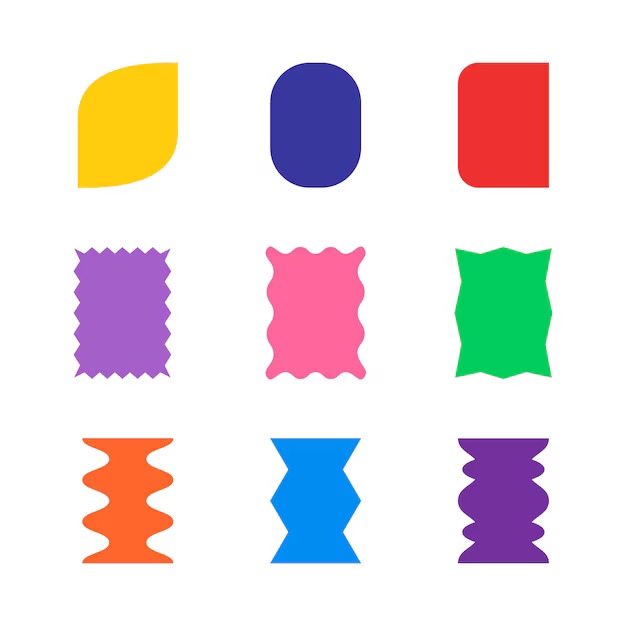
#> input picture Computer Vision/images/shapes.jpg, 626 x 626 px
$ jupyter execute contour.ipynb
#> lines starting #> are read from the running program, lines starting #| are printed output that depends on the picture; after the words box and inside, x2 and y2 are one past the last pixel; in counts of white or black regions, pixels touching at a corner belong together
[cell 1]
import cv2
import matplotlib.pyplot as plt

[cell 2]
image = cv2.imread("../images/shapes.jpg")
#> image is the input picture: shape (626, 626, 3); mean B, G, R 223.5, 221, 230

image_rgb = cv2.cvtColor(image, cv2.COLOR_BGR2RGB)

image_gray = cv2.cvtColor(image, cv2.COLOR_BGR2GRAY)
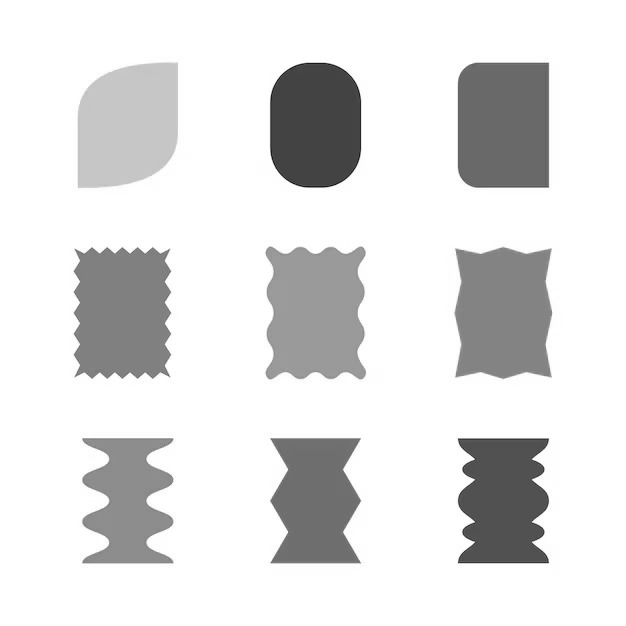
#> image_gray: shape (626, 626); min 14, max 255, mean 224

[cell 3]
plt.imshow(image_rgb)

[cell 4]
gray = cv2.Canny(image_gray, 80, 150)
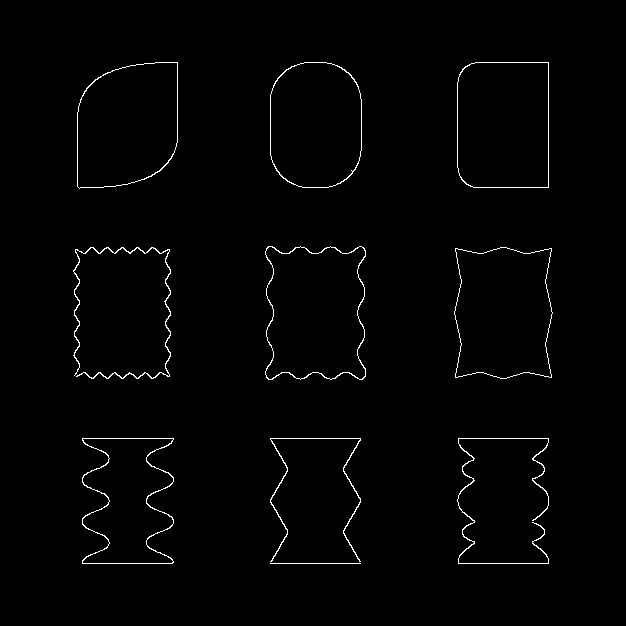
#> gray: shape (626, 626); 1.2% white in thin lines or dots, all inside (x1, y1, x2, y2) = (73, 62, 553, 564)

plt.imshow(gray, cmap='grey')

[cell 5]
contours, hierarchy = cv2.findContours(gray, cv2.RETR_LIST, cv2.CHAIN_APPROX_SIMPLE)
#> contours = 16 contours, 1 with area under 20; largest, box (x1, y1, x2, y2) and area: (265, 246, 366, 380) 11587, (265, 246, 366, 380) 11453, (454, 247, 553, 379) 11239, (454, 247, 553, 379) 11237, (457, 62, 549, 188) 11181

#MODE - hierarchy relationship between contours
# method - contours points are stored.

contour_image = image.copy()
cv2.drawContours(contour_image, contours, -1, (0, 255, 0), 5)
#> contour_image: shape (626, 626, 3); 7.46% of pixels changed, all inside (x1, y1, x2, y2) = (70, 59, 556, 567)

plt.figure(figsize=(10,5))
plt.subplot(1,3,1)
plt.imshow(cv2.cvtColor(image, cv2.COLOR_BGR2RGB))
plt.title("Original image")

plt.subplot(1,3,2)
plt.imshow(gray, cmap='grey')
plt.title("maks")

plt.subplot(1,3,3)
plt.imshow(cv2.cvtColor(contour_image, cv2.COLOR_BGR2RGB))
plt.title("Contours image")

plt.show()

[cell 6]
retval, binary = cv2.threshold(image_gray, 200, 255, cv2.THRESH_BINARY)
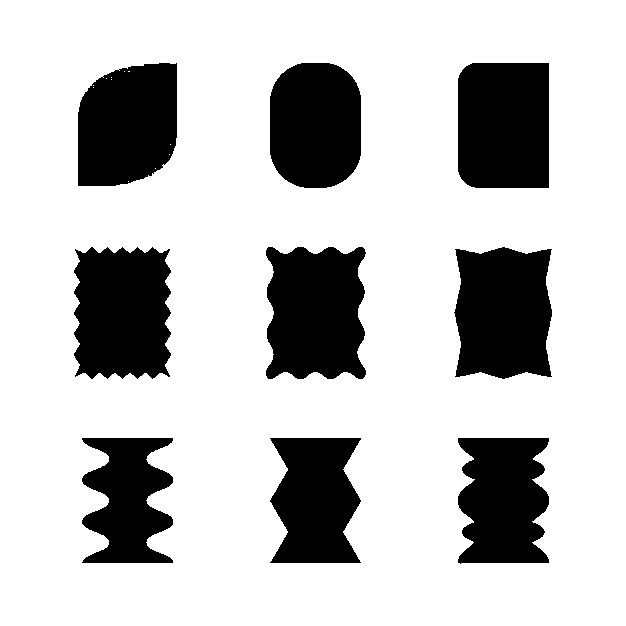
#> binary: shape (626, 626); 76.3% white; 9 black regions

plt.imshow(binary, cmap='grey')

contours, hierarchy = cv2.findContours(binary, cv2.RETR_LIST, cv2.CHAIN_APPROX_SIMPLE)
#> contours = 21 contours, 11 with area under 20; largest, box (x1, y1, x2, y2) and area: (0, 0, 626, 626) 390625, (265, 246, 367, 380) 11725, (73, 246, 172, 380) 11592, (453, 246, 553, 380) 11496, (457, 62, 550, 189) 11406

#MODE - hierarchy relationship between contours
# method - contours points are stored.

contour_image = image.copy()
cv2.drawContours(contour_image, contours, -1, (0, 255, 0), 5)
#> contour_image: shape (626, 626, 3); 9.86% of pixels changed, all inside (x1, y1, x2, y2) = (0, 0, 626, 626)

plt.figure(figsize=(10,5))
plt.subplot(1,3,1)
plt.imshow(cv2.cvtColor(image, cv2.COLOR_BGR2RGB))
plt.title("Original image")

plt.subplot(1,3,2)
plt.imshow(binary, cmap='grey')
plt.title("maks")

plt.subplot(1,3,3)
plt.imshow(cv2.cvtColor(contour_image, cv2.COLOR_BGR2RGB))
plt.title("Contours image")

plt.show()

[cell 7]
import numpy as np

lower_bound = np.array([120, 80, 0], dtype=np.uint8)
upper_bound = np.array([160, 185, 255], dtype=np.uint8)

image_rgb = cv2.cvtColor(image, cv2.COLOR_BGR2RGB)
image_hsv = cv2.cvtColor(image, cv2.COLOR_BGR2HSV)
#> image_hsv: shape (626, 626, 3); mean H, S, V 26.1, 46.9, 246

mask = cv2.inRange(image_hsv, lower_bound, upper_bound)
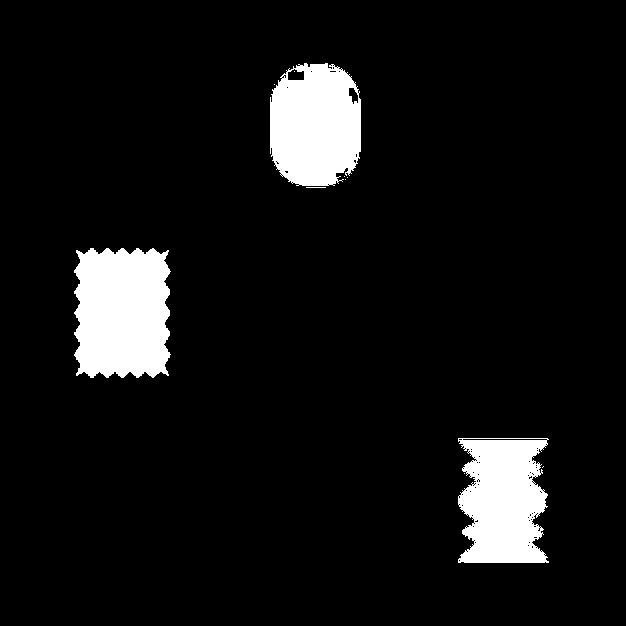
#> mask: shape (626, 626); 7.6% white; 11 white regions (7 under 20 px)

plt.imshow(mask, cmap='grey')

contours, hierarchy = cv2.findContours(mask, cv2.RETR_LIST, cv2.CHAIN_APPROX_SIMPLE)
#> contours = 120 contours, 114 with area under 20; largest, box (x1, y1, x2, y2) and area: (74, 248, 171, 378) 10966, (270, 63, 361, 186) 9385, (458, 438, 549, 563) 9084, (462, 438, 548, 441) 168, (287, 68, 305, 81) 166, (348, 87, 359, 105) 112

#MODE - hierarchy relationship between contours
# method - contours points are stored.

contour_image = image.copy()
cv2.drawContours(contour_image, contours, -1, (0, 255, 0), -1)
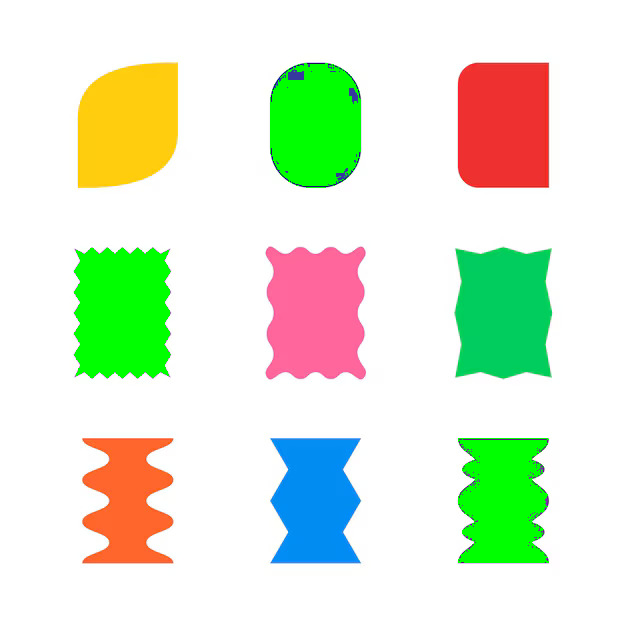
#> contour_image: shape (626, 626, 3); 7.6% of pixels changed, all inside (x1, y1, x2, y2) = (74, 63, 549, 563)

plt.figure(figsize=(10,5))
plt.subplot(1,3,1)
plt.imshow(cv2.cvtColor(image, cv2.COLOR_BGR2RGB))
plt.title("Original image")

plt.subplot(1,3,2)
plt.imshow(binary, cmap='grey')
plt.title("maks")

plt.subplot(1,3,3)
plt.imshow(cv2.cvtColor(contour_image, cv2.COLOR_BGR2RGB))
plt.title("Contours image")

plt.show()
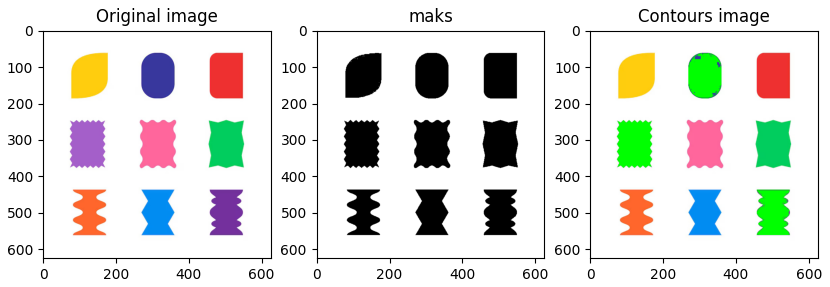
#> figure drawn by matplotlib, 3 panels

[cell 8]
import numpy as np

lower_bound = np.array([200], dtype=np.uint8)
upper_bound = np.array([255], dtype=np.uint8)

image_rgb = cv2.cvtColor(image, cv2.COLOR_BGR2RGB)
image_hsv = cv2.cvtColor(image, cv2.COLOR_BGR2HSV)
image_grey = cv2.cvtColor(image, cv2.COLOR_BGR2GRAY)

mask = cv2.inRange(image_grey, lower_bound, upper_bound)
#> mask: shape (626, 626); 76.3% white; 9 black regions

plt.imshow(mask, cmap='grey')

contours, hierarchy = cv2.findContours(mask, cv2.RETR_LIST, cv2.CHAIN_APPROX_SIMPLE)
#> contours = 32 contours, 22 with area under 20; largest, box (x1, y1, x2, y2) and area: (0, 0, 626, 626) 390625, (265, 246, 367, 380) 11721, (73, 246, 172, 380) 11589, (453, 246, 553, 380) 11490, (457, 62, 550, 189) 11406

#MODE - hierarchy relationship between contours
# method - contours points are stored.

contour_image = image.copy()
cv2.drawContours(contour_image, contours, -1, (0, 255, 0), 5)
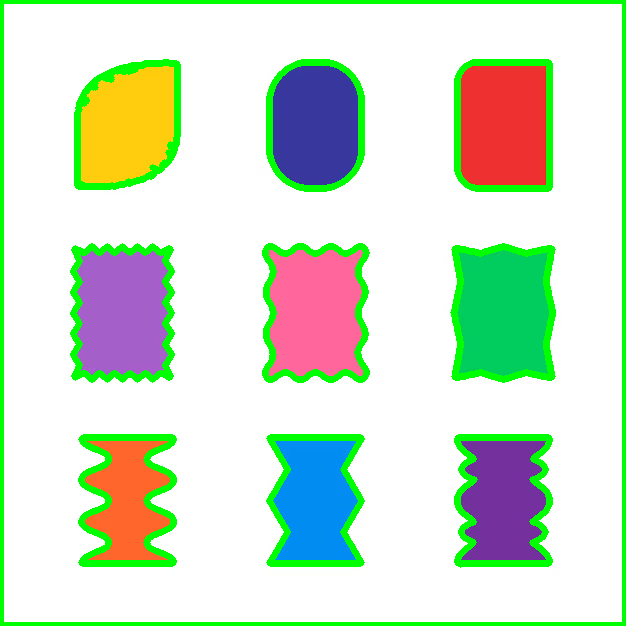
#> contour_image: shape (626, 626, 3); 9.89% of pixels changed, all inside (x1, y1, x2, y2) = (0, 0, 626, 626)

plt.figure(figsize=(10,5))
plt.subplot(1,3,1)
plt.imshow(image_grey, cmap='grey')
plt.title("Original image")

plt.subplot(1,3,2)
plt.imshow(mask, cmap='grey')
plt.title("maks")

plt.subplot(1,3,3)
plt.imshow(cv2.cvtColor(contour_image, cv2.COLOR_BGR2RGB))
plt.title("Contours image")

plt.show()
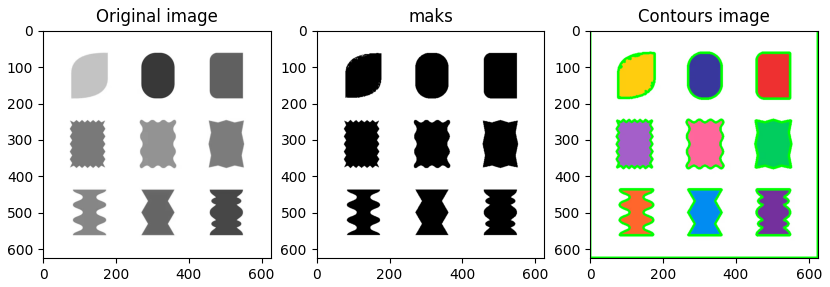
#> figure drawn by matplotlib, 3 panels

[cell 9]
import numpy as np

lower_bound = np.array([200], dtype=np.uint8)
upper_bound = np.array([255], dtype=np.uint8)

image_rgb = cv2.cvtColor(image, cv2.COLOR_BGR2RGB)
image_hsv = cv2.cvtColor(image, cv2.COLOR_BGR2HSV)
image_grey = cv2.cvtColor(image, cv2.COLOR_BGR2GRAY)

mask = cv2.inRange(image_grey, lower_bound, upper_bound)

plt.imshow(mask, cmap='grey')

contours, hierarchy = cv2.findContours(mask, cv2.RETR_LIST, cv2.CHAIN_APPROX_SIMPLE)

sorted_contours = sorted(contours, key=cv2.contourArea,reverse=True)
#> sorted_contours has the same summary as contours

print(len(sorted_contours))
#| 32

contours = sorted_contours[1:10]
#> contours = 9 contours; largest, box (x1, y1, x2, y2) and area: (265, 246, 367, 380) 11721, (73, 246, 172, 380) 11589, (453, 246, 553, 380) 11490, (457, 62, 550, 189) 11406, (77, 62, 178, 187) 10664

[cell 10]
#MODE - hierarchy relationship between contours
# method - contours points are stored.
contour_image = image.copy()

for contour in contours:
    x, y, w, h = cv2.boundingRect(contour)
    cv2.rectangle(contour_image, (x,y), (x+w, y+h), (0,0,255), 2)
#> this loop made 9 passes
#> (x, y, w, h) on passes 1 to 9: (265, 246, 102, 134), (73, 246, 99, 134), (453, 246, 100, 134), (457, 62, 93, 127), (77, 62, 101, 125), (269, 62, 93, 127), (457, 437, 93, 128), (269, 437, 93, 127), (81, 437, 93, 127)
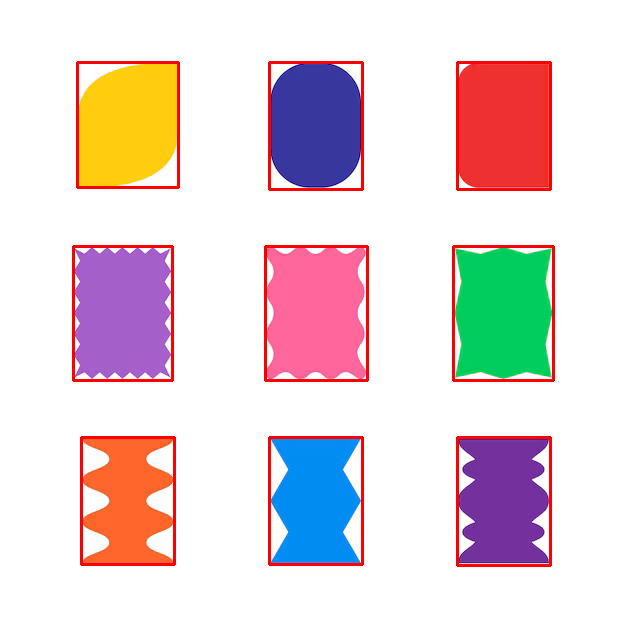
#> contour_image: shape (626, 626, 3); 3.1% of pixels changed, all inside (x1, y1, x2, y2) = (72, 61, 555, 567)


# cv2.drawContours(contour_image, contours, -1, (0, 255, 0), 5)

plt.figure(figsize=(10,5))
plt.subplot(1,3,1)
plt.imshow(image_grey, cmap='grey')
plt.title("Original image")

plt.subplot(1,3,2)
plt.imshow(mask, cmap='grey')
plt.title("maks")

plt.subplot(1,3,3)
plt.imshow(cv2.cvtColor(contour_image, cv2.COLOR_BGR2RGB))
plt.title("Contours image")

plt.show()
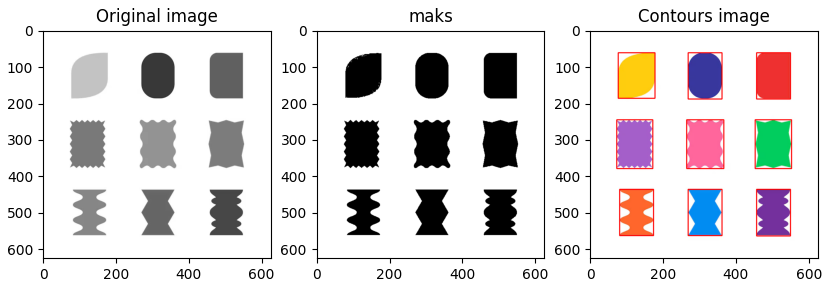
#> figure drawn by matplotlib, 3 panels
